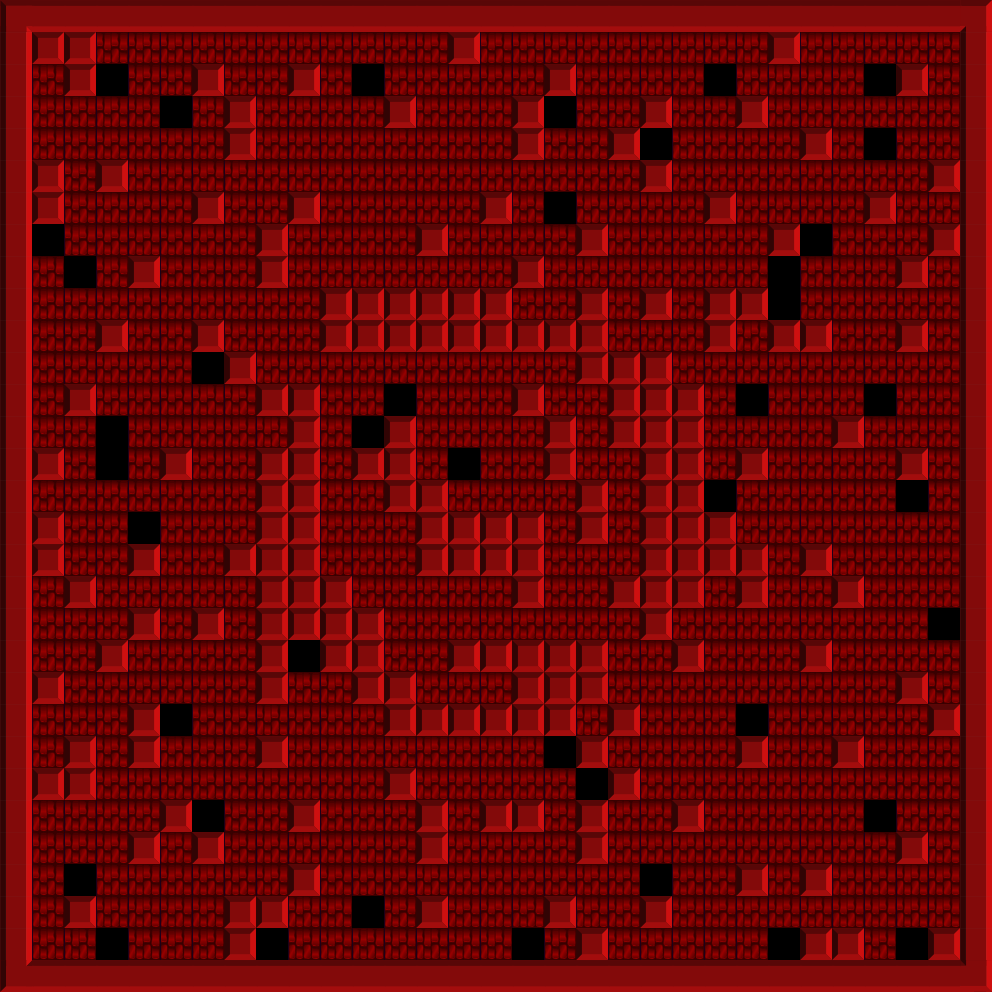

The image is a tile-based game level rendered from a .tmx file. Its description and source (layers, tilesets, objects; grid data summarised) follow:
An orthogonal 31x31 tile map with 32x32 px tiles, 1 tile layer (Kachelebene 2).

<map version="1.0" orientation="orthogonal" width="31" height="31" tilewidth="32" tileheight="32">
 <tileset firstgid="1" name="tiles1" tilewidth="32" tileheight="32">
  <image source="tiles1.png" width="192" height="768" />
  <tile id="96">
   <properties>
    <property name="fallable" value="1" />
    <property name="walkable" value="1" />
   </properties>
  </tile>
  <tile id="120">
   <properties>
    <property name="walkable" value="1" />
   </properties>
  </tile>
  <tile id="121">
   <properties>
    <property name="spawn" value="1" />
    <property name="walkable" value="1" />
   </properties>
  </tile>
 </tileset>
 <layer name="Kachelebene 2" width="31" height="31">
  <data>[961 cells, 961 non-empty, 9 distinct tile ids]</data>
 </layer>
</map>
